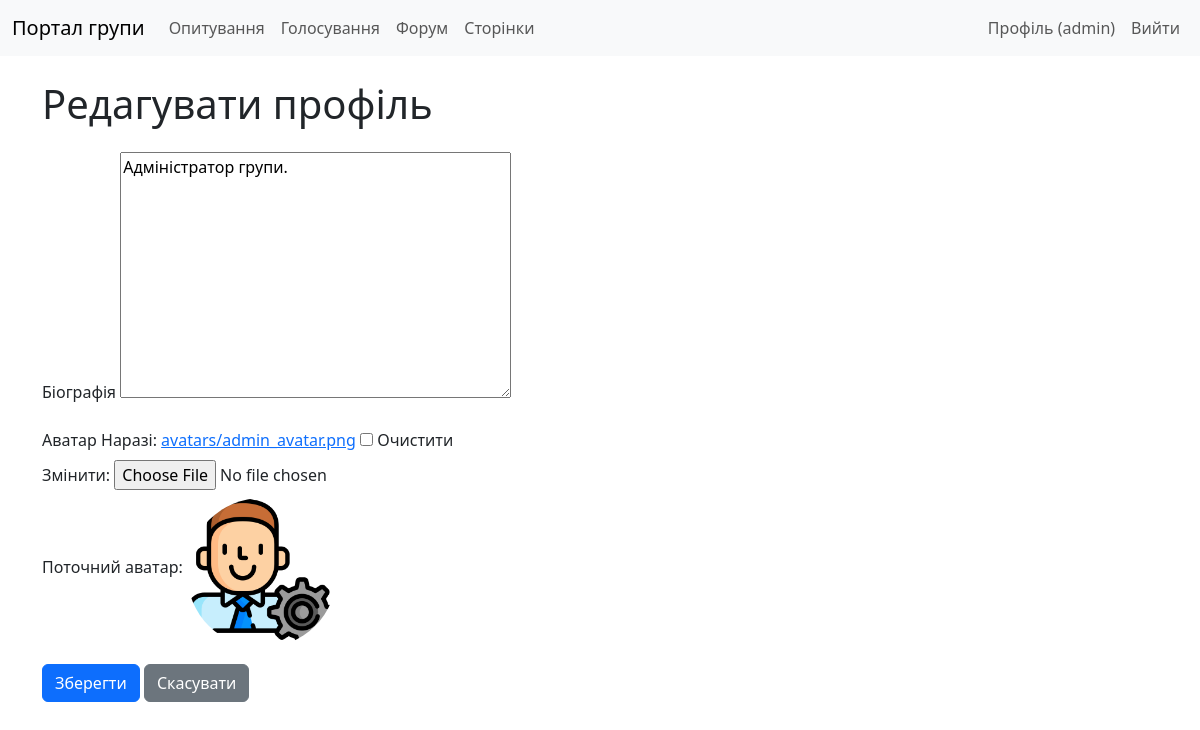
Page /profile/edit/ (signed in) on the committed database.
### core/models.py (models this page shows, shortened)
class UserProfile(models.Model):
    ROLE_CHOICES = (
        ('admin', 'Administrator'),
        ('moderator', 'Moderator'),
        ('member', 'Member'),
    )
    user = models.OneToOneField(User, on_delete=models.CASCADE, related_name='profile')
    bio = models.TextField(blank=True, null=True)
    avatar = models.ImageField(upload_to='avatars/', blank=True, null=True)
    role = models.CharField(max_length=20, choices=ROLE_CHOICES, default='member')
    class Meta:
        verbose_name = 'User Profile'
        verbose_name_plural = 'User Profiles'

### core/views.py (the view, shortened to what this page needs)
# urls.py: path('profile/edit/', views.UserProfileUpdateView.as_view(), name='user_profile_edit'),
class UserProfileUpdateView(LoginRequiredMixin, UpdateView):
    model = UserProfile
    fields = ['bio', 'avatar']
    template_name = 'core/user_profile_form.html'
    success_url = reverse_lazy('core:user_profile')
    def get_object(self):
        return self.request.user.profile

### templates/core/user_profile_form.html (shortened to what this page needs)
{% extends 'base.html' %}
{% block content %}
    <h1 class="my-4">Редагувати профіль</h1>
    <form method="post" enctype="multipart/form-data" class="col-md-6">
        <div class="mb-3">
            <label for="{{ form.bio.id_for_label }}" class="form-label">Біографія</label>
            {{ form.bio }}
        </div>
        <div class="mb-3">
            <label for="{{ form.avatar.id_for_label }}" class="form-label">Аватар</label>
            {{ form.avatar }}
            {% if form.instance.avatar %}
                <p>Поточний аватар: <img src="{{ form.instance.avatar.url }}" class="profile-img mt-2" alt="Аватар"></p>
            {% endif %}
        </div>
        <button type="submit" class="btn btn-primary">Зберегти</button>
        <a href="{% url 'core:user_profile' %}" class="btn btn-secondary">Скасувати</a>
    </form>
{% endblock %}

### templates/base.html (shortened to what this page needs)
{% load static %}
<!DOCTYPE html>
<html lang="uk">
<head>
    <link href="https://cdn.jsdelivr.net/npm/bootstrap@5.3.0/dist/css/bootstrap.min.css" rel="stylesheet">
    <link rel="stylesheet" href="{% static 'css/styles.css' %}">
</head>
<body>
    <nav class="navbar navbar-expand-lg navbar-light bg-light">
        <div class="container-fluid">
            <a class="navbar-brand" href="{% url 'core:group_profile' %}">
                {% with group=group %}
                    {% if group.logo %}
                        <img src="{{ group.logo.url }}" alt="{{ group.name }}">
                    {% else %}
                        Портал групи
                    {% endif %}
                {% endwith %}
            </a>
            <div class="collapse navbar-collapse" id="navbarNav">
                <ul class="navbar-nav me-auto">
                    <li class="nav-item">
                        <a class="nav-link" href="{% url 'polls:poll_list' %}">Опитування</a>
                    </li>
                    <li class="nav-item">
                        <a class="nav-link" href="{% url 'voting:vote_list' %}">Голосування</a>
                    </li>
                    <li class="nav-item">
                        <a class="nav-link" href="{% url 'forum:thread_list' %}">Форум</a>
                    </li>
                    <li class="nav-item">
                        <a class="nav-link" href="{% url 'pages:page_list' %}">Сторінки</a>
                    </li>
                </ul>
                <ul class="navbar-nav">
                    {% if user.is_authenticated %}
                        <li class="nav-item">
                            <a class="nav-link" href="{% url 'core:user_profile' %}">Профіль ({{ user.username }})</a>
                        </li>
                        <li class="nav-item">
                            <form action="{% url 'logout' %}" method="post" class="d-inline">
                                <button type="submit" class="nav-link btn btn-link">Вийти</button>
                            </form>
                        </li>
                    {% endif %}
                </ul>
            </div>
        </div>
    </nav>
    <div class="container">
        {% block content %}
        {% endblock %}
    </div>
</body>
</html>

### static/css/styles.css (style rules this page uses)
.profile-img { max-width: 150px; border-radius: 50%; }
.container { margin-top: 20px; }

### rows in the picture
UserProfile: bio "Адміністратор групи.", instance.avatar (picture)

### other values in the picture
{{ user.username }} "admin"
